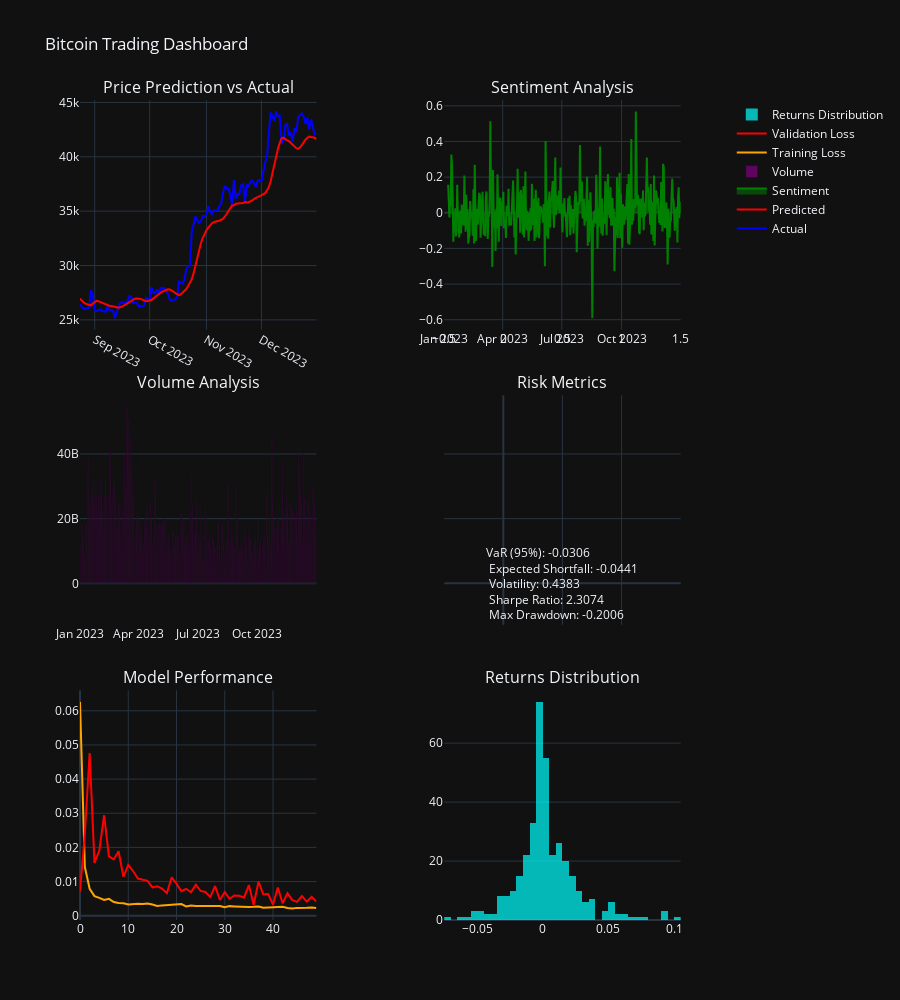

Notebook code for this chart:
### Markdown cell above
## 8. Interactive Dashboard

### Code cell
# Create comprehensive dashboard
fig_dashboard = make_subplots(
    rows=3, cols=2,
    subplot_titles=(
        'Price Prediction vs Actual', 'Sentiment Analysis',
        'Volume Analysis', 'Risk Metrics',
        'Model Performance', 'Returns Distribution'
    ),
    specs=[
        [{"secondary_y": True}, {"secondary_y": False}],
        [{"secondary_y": False}, {"secondary_y": False}],
        [{"secondary_y": False}, {"secondary_y": False}]
    ],
    vertical_spacing=0.08
)

# 1. Price Prediction vs Actual
test_dates = maindf['Date'].iloc[training_size + time_step + 1:training_size + time_step + 1 + len(test_predict)]
fig_dashboard.add_trace(
    go.Scatter(x=test_dates, y=y_test_orig.flatten(), name='Actual', line=dict(color='blue')),
    row=1, col=1
)
fig_dashboard.add_trace(
    go.Scatter(x=test_dates, y=test_predict.flatten(), name='Predicted', line=dict(color='red')),
    row=1, col=1
)

# 2. Sentiment Analysis
fig_dashboard.add_trace(
    go.Scatter(x=maindf['Date'], y=maindf['Sentiment'], name='Sentiment', 
              line=dict(color='green'), fill='tonexty'),
    row=1, col=2
)

# 3. Volume Analysis
fig_dashboard.add_trace(
    go.Bar(x=maindf['Date'], y=maindf['Volume'], name='Volume', 
           marker_color='purple', opacity=0.7),
    row=2, col=1
)

# 4. Risk Metrics (as text)
risk_text = f"""VaR (95%): {risk_metrics['VaR_95']:.4f}<br>
Expected Shortfall: {risk_metrics['Expected_Shortfall']:.4f}<br>
Volatility: {risk_metrics['Volatility']:.4f}<br>
Sharpe Ratio: {risk_metrics['Sharpe_Ratio']:.4f}<br>
Max Drawdown: {risk_metrics['Max_Drawdown']:.4f}"""

fig_dashboard.add_annotation(
    text=risk_text,
    xref="x4", yref="y4",
    x=0.5, y=0.5,
    showarrow=False,
    font=dict(size=12),
    align="left"
)

# 5. Model Performance (Training Loss)
fig_dashboard.add_trace(
    go.Scatter(y=history.history['loss'], name='Training Loss', line=dict(color='orange')),
    row=3, col=1
)
fig_dashboard.add_trace(
    go.Scatter(y=history.history['val_loss'], name='Validation Loss', line=dict(color='red')),
    row=3, col=1
)

# 6. Returns Distribution
fig_dashboard.add_trace(
    go.Histogram(x=risk_metrics['Returns'], name='Returns Distribution', 
                marker_color='cyan', opacity=0.7),
    row=3, col=2
)

# Update layout
fig_dashboard.update_layout(
    title_text="Bitcoin Trading Dashboard",
    template='plotly_dark',
    height=1000,
    showlegend=True
)

fig_dashboard.show()

### Figure 1 — Plotly figure (JSON) as saved in the notebook; plotly's stock layout.template omitted (floating-point values rounded to 4 significant figures; data arrays with more than 128 entries replaced by an {"elided": "..."} marker saying what was removed)
{"data": [{"line": {"color": "blue"}, "name": "Actual", "type": "scatter", "x": {"elided": "130 str values"}, "xaxis": "x", "y": {"elided": "130 float values"}, "yaxis": "y"}, {"line": {"color": "red"}, "name": "Predicted", "type": "scatter", "x": {"elided": "130 str values"}, "xaxis": "x", "y": {"elided": "130 float values"}, "yaxis": "y"}, {"fill": "tonexty", "line": {"color": "green"}, "name": "Sentiment", "type": "scatter", "x": {"elided": "365 str values"}, "xaxis": "x2", "y": {"elided": "365 float values"}, "yaxis": "y3"}, {"marker": {"color": "purple"}, "name": "Volume", "opacity": 0.7, "type": "bar", "x": {"elided": "365 str values"}, "xaxis": "x3", "y": {"elided": "365 int values"}, "yaxis": "y4"}, {"line": {"color": "orange"}, "name": "Training Loss", "type": "scatter", "xaxis": "x5", "y": [0.06261, 0.01431, 0.007895, 0.005742, 0.0052, 0.004587, 0.004942, 0.003989, 0.003713, 0.003636, 0.003281, 0.003394, 0.003491, 0.003396, 0.003559, 0.003276, 0.00287, 0.003021, 0.003136, 0.003149, 0.003325, 0.003406, 0.00269, 0.002965, 0.002852, 0.002838, 0.00297, 0.003003, 0.002897, 0.002807, 0.002449, 0.002802, 0.002713, 0.002627, 0.002557, 0.002542, 0.0026, 0.002708, 0.00231, 0.002375, 0.002476, 0.0026, 0.002594, 0.00228, 0.002102, 0.002291, 0.00226, 0.002322, 0.002421, 0.002228], "yaxis": "y6"}, {"line": {"color": "red"}, "name": "Validation Loss", "type": "scatter", "xaxis": "x5", "y": [0.007087, 0.02393, 0.04762, 0.01544, 0.01908, 0.02941, 0.01734, 0.01649, 0.01888, 0.0114, 0.01485, 0.01307, 0.01086, 0.01049, 0.01022, 0.008283, 0.008609, 0.007941, 0.006597, 0.0112, 0.009404, 0.007177, 0.007873, 0.006826, 0.009097, 0.007258, 0.006953, 0.005453, 0.008642, 0.004601, 0.006926, 0.00492, 0.005901, 0.005846, 0.005285, 0.008972, 0.003159, 0.01, 0.006198, 0.006364, 0.00326, 0.008215, 0.003638, 0.006599, 0.004548, 0.00404, 0.005724, 0.004114, 0.005516, 0.004124], "yaxis": "y6"}, {"marker": {"color": "cyan"}, "name": "Returns Distribution", "opacity": 0.7, "type": "histogram", "x": {"elided": "364 float values"}, "xaxis": "x6", "yaxis": "y7"}], "layout": {"annotations": [{"font": {"size": 16}, "showarrow": false, "text": "Price Prediction vs Actual", "x": 0.185, "xanchor": "center", "xref": "paper", "y": 1, "yanchor": "bottom", "yref": "paper"}, {"font": {"size": 16}, "showarrow": false, "text": "Sentiment Analysis", "x": 0.755, "xanchor": "center", "xref": "paper", "y": 1, "yanchor": "bottom", "yref": "paper"}, {"font": {"size": 16}, "showarrow": false, "text": "Volume Analysis", "x": 0.185, "xanchor": "center", "xref": "paper", "y": 0.64, "yanchor": "bottom", "yref": "paper"}, {"font": {"size": 16}, "showarrow": false, "text": "Risk Metrics", "x": 0.755, "xanchor": "center", "xref": "paper", "y": 0.64, "yanchor": "bottom", "yref": "paper"}, {"font": {"size": 16}, "showarrow": false, "text": "Model Performance", "x": 0.185, "xanchor": "center", "xref": "paper", "y": 0.28, "yanchor": "bottom", "yref": "paper"}, {"font": {"size": 16}, "showarrow": false, "text": "Returns Distribution", "x": 0.755, "xanchor": "center", "xref": "paper", "y": 0.28, "yanchor": "bottom", "yref": "paper"}, {"align": "left", "font": {"size": 12}, "showarrow": false, "text": "VaR (95%): -0.0306<br>\nExpected Shortfall: -0.0441<br>\nVolatility: 0.4383<br>\nSharpe Ratio: 2.3074<br>\nMax Drawdown: -0.2006", "x": 0.5, "xref": "x4", "y": 0.5, "yref": "y4"}], "height": 1000, "showlegend": true, "title": {"text": "Bitcoin Trading Dashboard"}, "xaxis": {"anchor": "y", "domain": [0, 0.37]}, "xaxis2": {"anchor": "y3", "domain": [0.57, 0.94]}, "xaxis3": {"anchor": "y4", "domain": [0, 0.37]}, "xaxis4": {"anchor": "y5", "domain": [0.57, 0.94]}, "xaxis5": {"anchor": "y6", "domain": [0, 0.37]}, "xaxis6": {"anchor": "y7", "domain": [0.57, 0.94]}, "yaxis": {"anchor": "x", "domain": [0.72, 1]}, "yaxis2": {"anchor": "x", "overlaying": "y", "side": "right"}, "yaxis3": {"anchor": "x2", "domain": [0.72, 1]}, "yaxis4": {"anchor": "x3", "domain": [0.36, 0.64]}, "yaxis5": {"anchor": "x4", "domain": [0.36, 0.64]}, "yaxis6": {"anchor": "x5", "domain": [0, 0.28]}, "yaxis7": {"anchor": "x6", "domain": [0, 0.28]}}}
